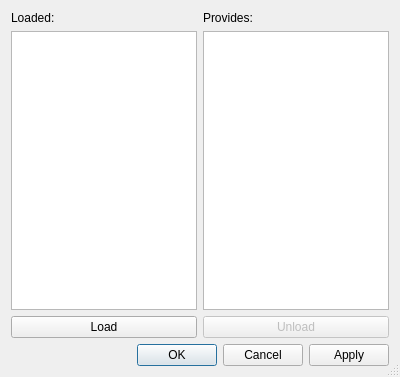
<?xml version="1.0" encoding="UTF-8"?>
<ui version="4.0">
 <class>BrowsePrimitivesDialog</class>
 <widget class="QDialog" name="BrowsePrimitivesDialog">
  <property name="geometry">
   <rect>
    <x>0</x>
    <y>0</y>
    <width>400</width>
    <height>377</height>
   </rect>
  </property>
  <property name="windowTitle">
   <string>Dialog</string>
  </property>
  <property name="sizeGripEnabled">
   <bool>true</bool>
  </property>
  <property name="modal">
   <bool>true</bool>
  </property>
  <layout class="QVBoxLayout" name="verticalLayout">
   <item>
    <layout class="QHBoxLayout" name="labelsLayout">
     <item>
      <widget class="QLabel" name="basesLabel">
       <property name="text">
        <string>Loaded:</string>
       </property>
      </widget>
     </item>
     <item>
      <widget class="QLabel" name="primitivesLabel">
       <property name="text">
        <string>Provides:</string>
       </property>
      </widget>
     </item>
    </layout>
   </item>
   <item>
    <layout class="QHBoxLayout" name="listsLayout">
     <item>
      <widget class="QListView" name="basesListView"/>
     </item>
     <item>
      <widget class="QListView" name="primitivesListView">
       <property name="selectionMode">
        <enum>QAbstractItemView::NoSelection</enum>
       </property>
      </widget>
     </item>
    </layout>
   </item>
   <item>
    <layout class="QHBoxLayout" name="buttonsLayout">
     <item>
      <widget class="QPushButton" name="loadButton">
       <property name="text">
        <string>Load</string>
       </property>
      </widget>
     </item>
     <item>
      <widget class="QPushButton" name="unloadButton">
       <property name="enabled">
        <bool>false</bool>
       </property>
       <property name="text">
        <string>Unload</string>
       </property>
      </widget>
     </item>
    </layout>
   </item>
   <item>
    <widget class="QDialogButtonBox" name="buttonBox">
     <property name="standardButtons">
      <set>QDialogButtonBox::Apply|QDialogButtonBox::Cancel|QDialogButtonBox::Ok</set>
     </property>
    </widget>
   </item>
  </layout>
 </widget>
 <resources/>
 <connections/>
</ui>
